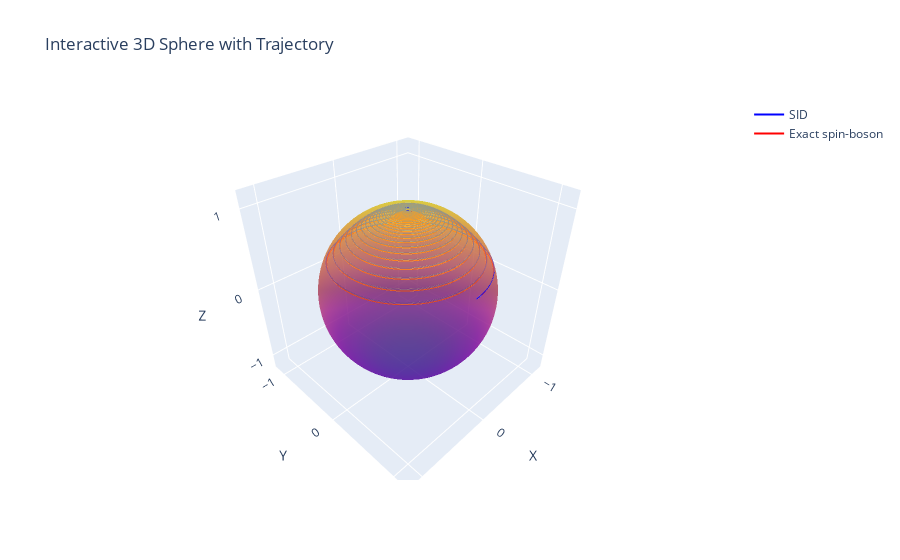

Notebook code cell kept with this figure:
### Code cell
plot_interactive_trajectories(trajectories_file, 2, dodeca_files[5])

### Figure 1 — Plotly figure (JSON) as saved in the notebook; plotly's stock layout.template omitted (floating-point values rounded to 4 significant figures; data arrays with more than 128 entries replaced by an {"elided": "..."} marker saying what was removed)
{"data": [{"colorscale": [[0, "#0d0887"], [0.1111, "#46039f"], [0.2222, "#7201a8"], [0.3333, "#9c179e"], [0.4444, "#bd3786"], [0.5556, "#d8576b"], [0.6667, "#ed7953"], [0.7778, "#fb9f3a"], [0.8889, "#fdca26"], [1, "#f0f921"]], "opacity": 0.6, "showscale": false, "type": "surface", "x": {"elided": "100x100 float values"}, "y": {"elided": "100x100 float values"}, "z": {"elided": "100x100 float values"}}, {"line": {"color": "blue", "width": 2}, "mode": "lines", "name": "SID", "type": "scatter3d", "x": {"elided": "3524 float values"}, "y": {"elided": "3524 float values"}, "z": {"elided": "3524 float values"}}, {"line": {"color": "red", "width": 2}, "mode": "lines", "name": "Exact spin-boson", "type": "scatter3d", "x": {"elided": "3524 float values"}, "y": {"elided": "3524 float values"}, "z": {"elided": "3524 float values"}}], "layout": {"scene": {"xaxis": {"nticks": 4, "range": [-1.2, 1.2], "title": {"text": "X"}}, "yaxis": {"nticks": 4, "range": [-1.2, 1.2], "title": {"text": "Y"}}, "zaxis": {"nticks": 4, "range": [-1.2, 1.2], "title": {"text": "Z"}}}, "title": {"text": "Interactive 3D Sphere with Trajectory"}}}
